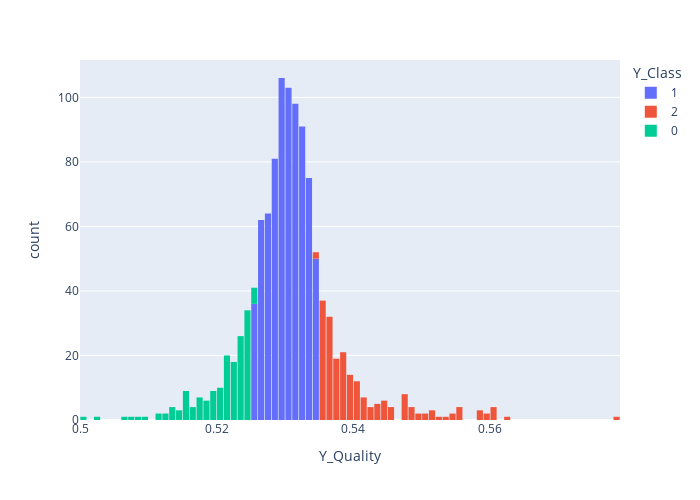

Notebook source saved alongside this figure:
### Code cell
fig = px.histogram(original, x="Y_Quality", color="Y_Class", width=700, height=500, nbins=100)
fig.update_layout(bargap=0.1)
fig.show()

### Figure 1 — Plotly figure (JSON) as saved in the notebook; plotly's stock layout.template omitted (floating-point values rounded to 4 significant figures; data arrays with more than 128 entries replaced by an {"elided": "..."} marker saying what was removed)
{"data": [{"alignmentgroup": "True", "bingroup": "x", "hovertemplate": "Y_Class=1<br>Y_Quality=%{x}<br>count=%{y}<extra></extra>", "legendgroup": "1", "marker": {"color": "#636efa", "pattern": {"shape": ""}}, "name": "1", "nbinsx": 100, "offsetgroup": "1", "orientation": "v", "showlegend": true, "type": "histogram", "x": {"elided": "766 float values"}, "xaxis": "x", "yaxis": "y"}, {"alignmentgroup": "True", "bingroup": "x", "hovertemplate": "Y_Class=2<br>Y_Quality=%{x}<br>count=%{y}<extra></extra>", "legendgroup": "2", "marker": {"color": "#EF553B", "pattern": {"shape": ""}}, "name": "2", "nbinsx": 100, "offsetgroup": "2", "orientation": "v", "showlegend": true, "type": "histogram", "x": {"elided": "201 float values"}, "xaxis": "x", "yaxis": "y"}, {"alignmentgroup": "True", "bingroup": "x", "hovertemplate": "Y_Class=0<br>Y_Quality=%{x}<br>count=%{y}<extra></extra>", "legendgroup": "0", "marker": {"color": "#00cc96", "pattern": {"shape": ""}}, "name": "0", "nbinsx": 100, "offsetgroup": "0", "orientation": "v", "showlegend": true, "type": "histogram", "x": {"elided": "165 float values"}, "xaxis": "x", "yaxis": "y"}], "layout": {"bargap": 0.1, "barmode": "relative", "height": 500, "legend": {"title": {"text": "Y_Class"}, "tracegroupgap": 0}, "margin": {"t": 60}, "width": 700, "xaxis": {"anchor": "y", "autorange": true, "domain": [0, 1], "range": [0.5, 0.579], "title": {"text": "Y_Quality"}, "type": "linear"}, "yaxis": {"anchor": "x", "autorange": true, "domain": [0, 1], "range": [0, 111.6], "title": {"text": "count"}}}}
